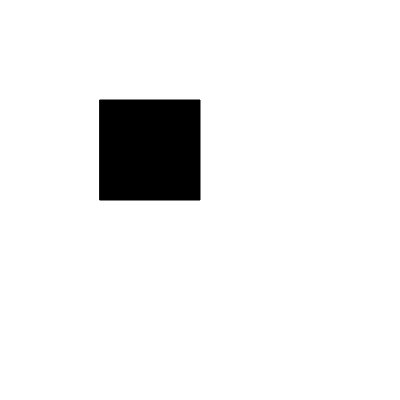
Frame 1 (no input)
Frame 60 (no input): identical to frame 1, image omitted
Frame 120 (the mouse pressed at the canvas centre since frame 60): identical to frame 1, image omitted

The p5.js sketch that drew this single still picture (run headless with seeded random() and noise() and a simulated clock; from frame 60 on, the mouse is pressed at the canvas centre):

// p5.js sketch
// ── sketch.js

var interfaceItems = [];

var wasPressed = "";

function setup() {
    createCanvas(400, 400);

    interfaceItems.push(new interface(100, 100, 100));

}

function draw() {
    background(255);
    fill(0);
    text(wasPressed, 10, 10);

    var currentItemCheck = interfaceItems[0].check();
    console.log(currentItemCheck);
    interfaceItems[0].display();



}


function interface(tempX, tempY, tempBoxSize) {

    this.x = tempX;
    this.y = tempY;
    this.boxSize = tempBoxSize;
    this.setFill = 0;


    this.display = function() {
        fill(this.setFill);
        rect(this.x, this.y, this.boxSize, this.boxSize);
    }


    this.check = function () {
        if (mouseX > this.x && mouseX < (this.x + this.boxSize) && mouseY > this.y && mouseY < (this.y + this.boxSize)) {
            this.setFill = 255;
            return true;
        } else {
            this.setFill = 0;
            return false;
        }
    }
}

function mousePressed(){
    var checkItem1 = interfaceItems[0].check();
    if(checkItem1 == true){
       wasPressed = "check1";
        console.log(wasPressed);
       }else{
           wasPressed = "";
       }
}
